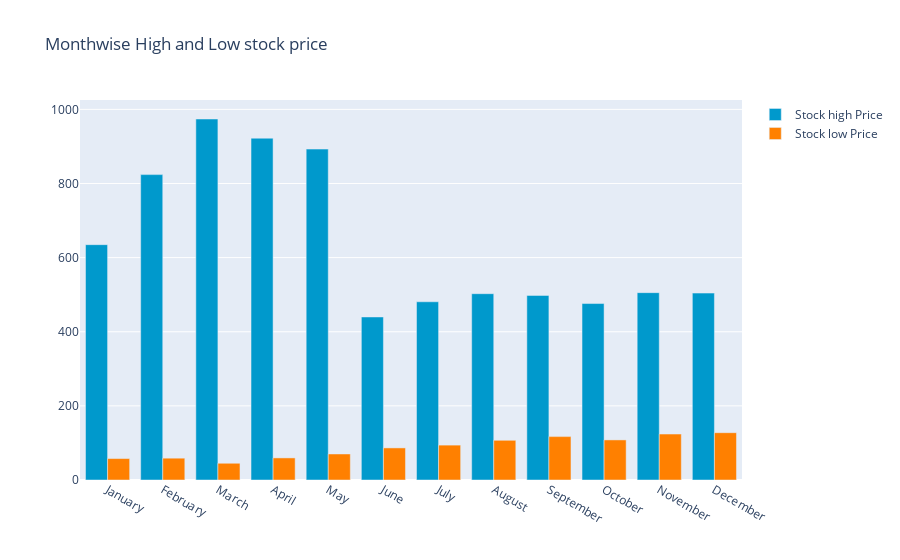

Notebook cell for this chart:
### Code cell
# Monthwise High and Low stock price

df.groupby(df['Date'].dt.strftime('%B'))['Low'].min()
monthvise_high = df.groupby(df['Date'].dt.strftime('%B'))['High'].max()
monthvise_high = monthvise_high.reindex(new_order, axis=0)

monthvise_low = df.groupby(df['Date'].dt.strftime('%B'))['Low'].min()
monthvise_low = monthvise_low.reindex(new_order, axis=0)

fig = go.Figure()
fig.add_trace(go.Bar(
    x=monthvise_high.index,
    y=monthvise_high,
    name='Stock high Price',
    marker_color='rgb(0, 153, 204)'
))
fig.add_trace(go.Bar(
    x=monthvise_low.index,
    y=monthvise_low,
    name='Stock low Price',
    marker_color='rgb(255, 128, 0)'
))

fig.update_layout(barmode='group', 
                  title=' Monthwise High and Low stock price')
fig.show()

### Figure 1 — Plotly figure (JSON) as saved in the notebook; plotly's stock layout.template omitted (floating-point values rounded to 4 significant figures)
{"data": [{"marker": {"color": "rgb(0, 153, 204)"}, "name": "Stock high Price", "type": "bar", "x": ["January", "February", "March", "April", "May", "June", "July", "August", "September", "October", "November", "December"], "y": [634.9, 823.9, 974, 922.2, 892.8, 439.9, 480.9, 502.7, 498, 476.1, 505.5, 504.3]}, {"marker": {"color": "rgb(255, 128, 0)"}, "name": "Stock low Price", "type": "bar", "x": ["January", "February", "March", "April", "May", "June", "July", "August", "September", "October", "November", "December"], "y": [57.82, 58.86, 45.17, 59.6, 70.21, 86.58, 94.13, 107.2, 117.0, 108.1, 123.9, 127.6]}], "layout": {"barmode": "group", "title": {"text": " Monthwise High and Low stock price"}}}
